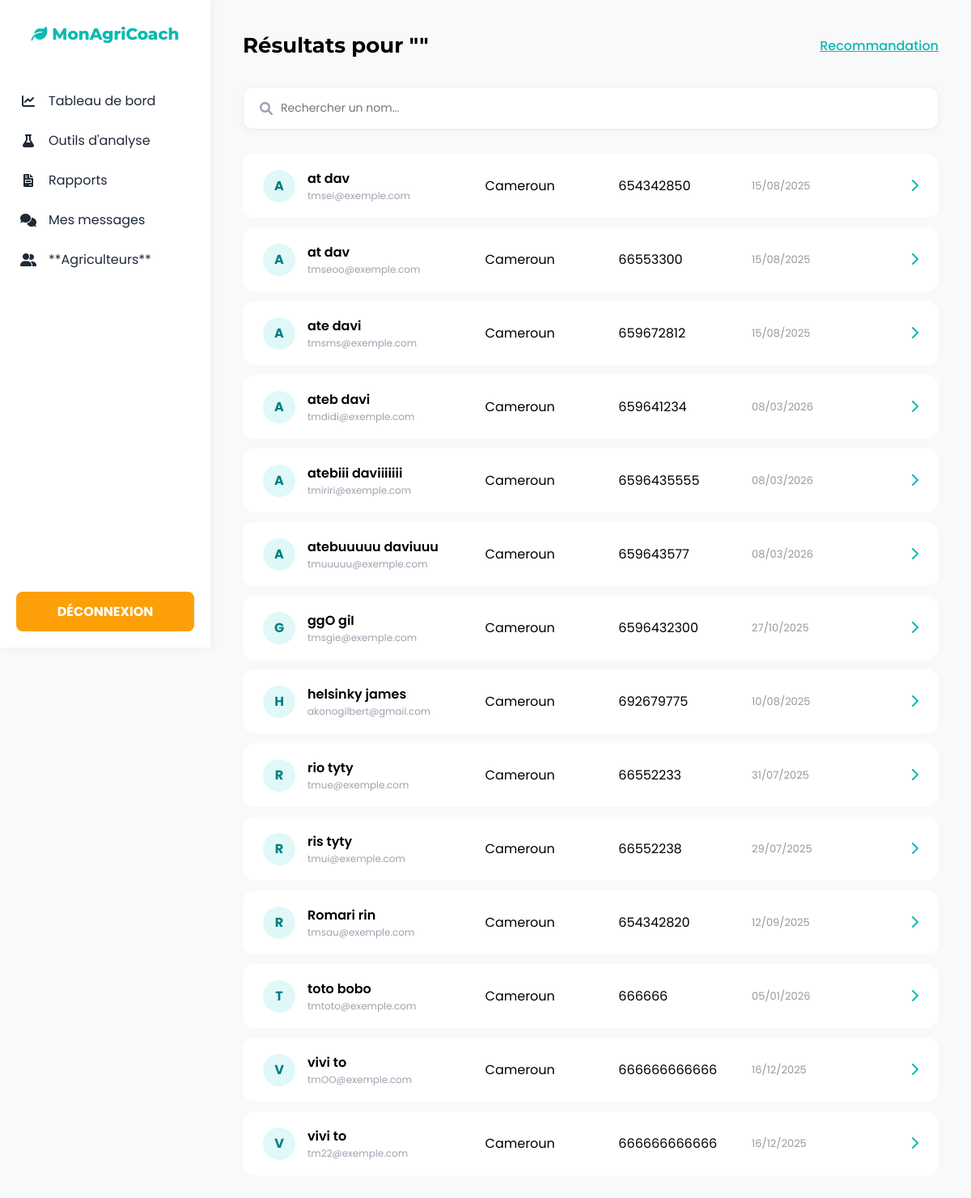
/recherche_agri.php (signed in), run on the app's committed database.
### tables this page shows
CREATE TABLE `utilisateur` (
  `id` int(11) NOT NULL,
  `email` varchar(45) NOT NULL,
  `mot_de_passe` varchar(255) NOT NULL,
  `nom` varchar(45) NOT NULL,
  `prenom` varchar(45) NOT NULL,
  `telephone` varchar(45) NOT NULL,
  `pays` varchar(150) NOT NULL,
  `date_inscription` datetime NOT NULL,
  `type_utilisateur` varchar(45) NOT NULL,
  `reset_token` varchar(255) NOT NULL,
  `reset_token_expiration` datetime NOT NULL,
  `photo` varchar(255) NOT NULL,
  `langue` varchar(5) DEFAULT 'fr',
  `timezone` varchar(50) DEFAULT 'Africa/Douala',
  `notif_arrosage` tinyint(1) DEFAULT 1,
  `notif_stock` tinyint(1) DEFAULT 0
);

### recherche_agri.php (the view, shortened to what this page needs)
<?php
require_once 'db.php';
$agriculteurs = [];
$conditions = [];
$params = [];
$conditions[] = "type_utilisateur = 'agriculteur'";
$query_string = "SELECT * FROM utilisateur";
if (!empty($conditions)) {
    $query_string .= " WHERE " . implode(" AND ", $conditions);
}
$query_string .= " ORDER BY nom ASC";
try {
    $stmt = $pdo->prepare($query_string);
    $stmt->execute($params);
    $agriculteurs = $stmt->fetchAll(PDO::FETCH_ASSOC);
    $total = count($agriculteurs);
} catch (PDOException $e) {
    die("Erreur : " . $e->getMessage());
}
?>
<!DOCTYPE html>
<html lang="fr">
<head>
    <link rel="stylesheet" href="https://cdnjs.cloudflare.com/ajax/libs/font-awesome/6.0.0-beta3/css/all.min.css">
</head>
<body>
    <nav class="sidebar">
       <a href="index.php" class="logo">
                <i class="fas fa-leaf"></i> MonAgriCoach
            </a>
        <ul>
            <li><a href="advisor_dashboard.php"><i class="fas fa-chart-line"></i> Tableau de bord</a></li>
            <li><a href="outiis_analyse.php"><i class="fas fa-flask"></i> Outils d'analyse</a></li>
            <li><a href="rapport.php"><i class="fas fa-file-invoice"></i> Rapports</a></li>
            <li><a href="liste_message_cons.php"><i class="fas fa-comments"></i> Mes messages</a></li>
            <li><a href="liste_agriculteur_cons.php"><i class="fas fa-user-friends"></i> **Agriculteurs**</a></li>
        </ul>
        <div class="disconnect-item">
            <a href="deconnexion.php">DÉCONNEXION</a>
        </div>
    </nav>
    <div class="main-content">
        <div class="header-flex">
            <h1>Résultats pour "<?= htmlspecialchars($_GET['recherche'] ?? '') ?>"</h1>
            <a href="recommandation.php" style="color: var(--color-primary-emerald); font-weight: 500;">Recommandation</a>
        </div>
        <div class="search-box">
            <i class="fas fa-search" style="color: var(--color-text-light);"></i>
            <form action="recherche_agri.php" method="GET">
                <input type="text" name="recherche" placeholder="Rechercher un nom..." value="<?= htmlspecialchars($_GET['recherche'] ?? '') ?>">
            </form>
        </div>
        <div class="list-container">
            <?php if ($total > 0): ?>
                <?php foreach($agriculteurs as $agri): ?>
                    <a href="liste_plantation.php?id=<?= $agri['id']; ?>" class="agri-row">
                        <div class="user-cell">
                            <div class="avatar"><?= strtoupper(substr($agri['nom'], 0, 1)) ?></div>
                            <div>
                                <div class="name"><?= htmlspecialchars($agri['nom'].' '.$agri['prenom']) ?></div>
                                <div class="email"><?= htmlspecialchars($agri['email']) ?></div>
                            </div>
                        </div>
                        <div><?= htmlspecialchars($agri['pays']) ?></div>
                        <div><?= htmlspecialchars($agri['telephone']) ?></div>
                        <div style="font-size: 13px; color: #999;"><?= date('d/m/Y', strtotime($agri['date_inscription'])) ?></div>
                        <div class="chevron"><i class="fas fa-chevron-right"></i></div>
                    </a>
                <?php endforeach; ?>
            <?php else: ?>
                <div style="text-align: center; padding: 40px; background: white; border-radius: 15px;">
                    <p>Aucun agriculteur ne commence par ces lettres.</p>
                </div>
            <?php endif; ?>
        </div>
    </div>
</body>
</html>

### recherche_agri.php (style rules this page uses)
:root { --color-primary-emerald: #0ab9b1; --color-primary-dark: #008080; --color-secondary-gold: #fd9f07; --color-light-bg: #F8F9FA; --color-card-bg: #FFFFFF; --color-text-dark: #1F2937; --color-text-medium: #4B5563; --color-text-light: #9CA3AF; --sidebar-width: 260px; }
body { font-family: 'Poppins', sans-serif; background-color: var(--color-light-bg); margin: 0; display: flex; }
.sidebar { width: var(--sidebar-width); background: var(--color-card-bg); height: 100vh; position: fixed; box-shadow: 2px 0 10px rgba(0,0,0,0.05); display: flex; flex-direction: column; }
.sidebar .logo { font-family: 'Montserrat', sans-serif; color: var(--color-primary-emerald); font-weight: 800; text-align: center; padding: 30px 10px; text-decoration: none; font-size: 20px; }
.sidebar ul { list-style: none; padding: 0; flex-grow: 1; }
.sidebar li a { display: flex; align-items: center; padding: 12px 25px; color: var(--color-text-dark); text-decoration: none; transition: 0.3s; }
.sidebar li a i { margin-right: 15px; width: 20px; text-align: center; }
.disconnect-item { margin: 20px; background-color: var(--color-secondary-gold); padding: 12px; border-radius: 8px; text-align: center; }
.disconnect-item a { color: white !important; text-decoration: none; font-weight: bold; }
.main-content { margin-left: var(--sidebar-width); padding: 40px; width: calc(100% - var(--sidebar-width)); }
.header-flex { display: flex; justify-content: space-between; align-items: center; margin-bottom: 35px; }
.header-flex h1 { font-family: 'Montserrat'; font-size: 26px; margin: 0; }
.search-box { background: white; padding: 5px 5px 5px 20px; border-radius: 12px; display: flex; align-items: center; box-shadow: 0 2px 8px rgba(0,0,0,0.04); margin-bottom: 30px; border: 1px solid #eee; }
.search-box form { display: flex; width: 100%; align-items: center; }
.search-box input { border: none; outline: none; flex-grow: 1; padding: 10px; font-family: 'Poppins'; font-size: 14px; }
.list-container { display: flex; flex-direction: column; gap: 12px; }
.agri-row { display: grid; grid-template-columns: 2fr 1.2fr 1.2fr 1fr 0.5fr; align-items: center; background: white; padding: 18px 25px; border-radius: 15px; text-decoration: none; color: inherit; transition: 0.3s; }
.user-cell { display: flex; align-items: center; gap: 15px; }
.avatar { width: 40px; height: 40px; border-radius: 50%; background: #e0f8f8; display: flex; align-items: center; justify-content: center; font-weight: 700; color: var(--color-primary-dark); }
.name { font-weight: 600; }
.email { font-size: 12px; color: var(--color-text-light); }
.chevron { text-align: right; color: var(--color-primary-emerald); }

### data on the page
utilisateur: nom "A", nom+prenom "at dav", email "tmsei@exemple.com", pays "Cameroun", telephone "654342850", date_inscription "15/08/2025"
utilisateur: nom "A", nom+prenom "at dav", email "tmseoo@exemple.com", pays "Cameroun", telephone "66553300", date_inscription "15/08/2025"
utilisateur: nom "A", nom+prenom "ate davi", email "tmsms@exemple.com", pays "Cameroun", telephone "659672812", date_inscription "15/08/2025"
utilisateur: nom "A", nom+prenom "ateb davi", email "tmdidi@exemple.com", pays "Cameroun", telephone "659641234", date_inscription "08/03/2026"
utilisateur: nom "A", nom+prenom "atebiii daviiiiiii", email "tmiriri@exemple.com", pays "Cameroun", telephone "6596435555", date_inscription "08/03/2026"
utilisateur: nom "A", nom+prenom "atebuuuuu daviuuu", email "tmuuuuu@exemple.com", pays "Cameroun", telephone "659643577", date_inscription "08/03/2026"
utilisateur: nom "G", nom+prenom "ggO giI", email "tmsgie@exemple.com", pays "Cameroun", telephone "6596432300", date_inscription "27/10/2025"
utilisateur: nom "H", nom+prenom "helsinky james", email "akonogilbert@gmail.com", pays "Cameroun", telephone "692679775", date_inscription "10/08/2025"
utilisateur: nom "R", nom+prenom "rio tyty", email "tmue@exemple.com", pays "Cameroun", telephone "66552233", date_inscription "31/07/2025"
utilisateur: nom "R", nom+prenom "ris tyty", email "tmui@exemple.com", pays "Cameroun", telephone "66552238", date_inscription "29/07/2025"
utilisateur: nom "R", nom+prenom "Romari rin", email "tmsau@exemple.com", pays "Cameroun", telephone "654342820", date_inscription "12/09/2025"
utilisateur: nom "T", nom+prenom "toto bobo", email "tmtoto@exemple.com", pays "Cameroun", telephone "666666", date_inscription "05/01/2026"
utilisateur: nom "V", nom+prenom "vivi to", email "tmOO@exemple.com", pays "Cameroun", telephone "666666666666", date_inscription "16/12/2025"
utilisateur: nom "V", nom+prenom "vivi to", email "tm22@exemple.com", pays "Cameroun", telephone "666666666666", date_inscription "16/12/2025"
